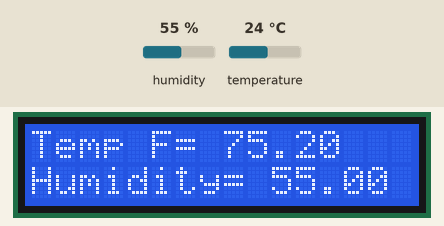
Recording of a sketch running on a simulated Arduino Uno, built with avr-gcc and run on an emulated ATmega328P. On the bench: 16×2 character LCD. Inputs (shaded band) come from the test bench; at power-on: temperature 24 °C, humidity 55 %. What the sketch prints to the serial monitor is not drawn.

Above: at 1.7 s.
1.8 s: temperature set to 41 °C
At 3.1 s:
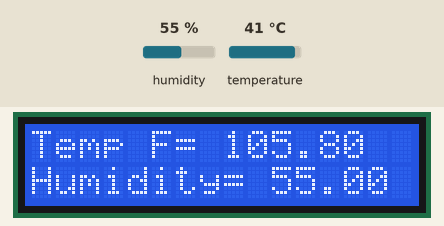
5.2 s: humidity set to 22 %
At 7.4 s:
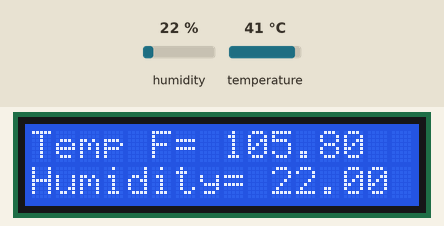
8.5 s: humidity set to 40 %
At 9.5 s:
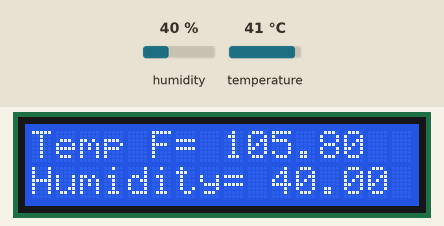
11.4 s: temperature set to 12 °C
At 13.8 s:
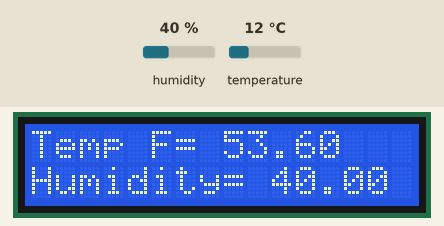
Timing chart, 0 to 15.3 s (numbered marks = the images above; inputs shaded):
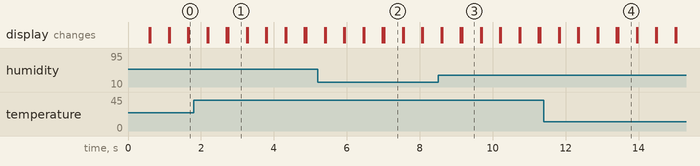

The sketch:

DHT11_copy_20230628013044.ino
```cpp
#include <DHT.h>

#define Type DHT11
#include <LiquidCrystal.h>
int rs=7;
int en=8;
int d4=9;
int d5=10;
int d6=11;
int d7=12;
LiquidCrystal lcd(rs,en,d4,d5,d6,d7);
int sensepin=2;
DHT HT(sensepin,Type);
float humidity,tempc,tempf;
int setTime=500;
void setup() {
  Serial.begin(9600);// put your setup code here, to run once:
  HT.begin();
  delay(setTime);
  lcd.begin(16,2);
}

void loop() {
  humidity=HT.readHumidity();
  delay(10);// put your main code here, to run repeatedly:
  tempc=HT.readTemperature();
  delay(10);
  tempf=HT.readTemperature(true);
  lcd.setCursor(0,0);
  lcd.print("Temp F= ");
  lcd.print(tempf);
  lcd.setCursor(0,1);
  lcd.print("Humidity= ");
  lcd.print(humidity);
  lcd.print(" %");
  delay(500);
  lcd.clear();

  Serial.print("humidity: ");
  Serial.print(humidity);
  Serial.print(" Temprature ");
  Serial.print(tempc);
  Serial.print(" c ");
  Serial.print(tempf);
  Serial.println(" F ");


}
```

Measured:
- after the input at 1.8 s, the display: first differs from a run without the input after 0.95 s (image 1)
- after the input at 5.2 s, the display: first differs from a run without the input after 1.8 s (image 2)
- after the input at 8.5 s, the display: first differs from a run without the input after 0.66 s (image 3)
- after the input at 11.4 s, the display: first differs from a run without the input after 2.0 s (image 4)
- what the display in image 1 shows lasts 0.6 s, from 2.7 s to 3.3 s
